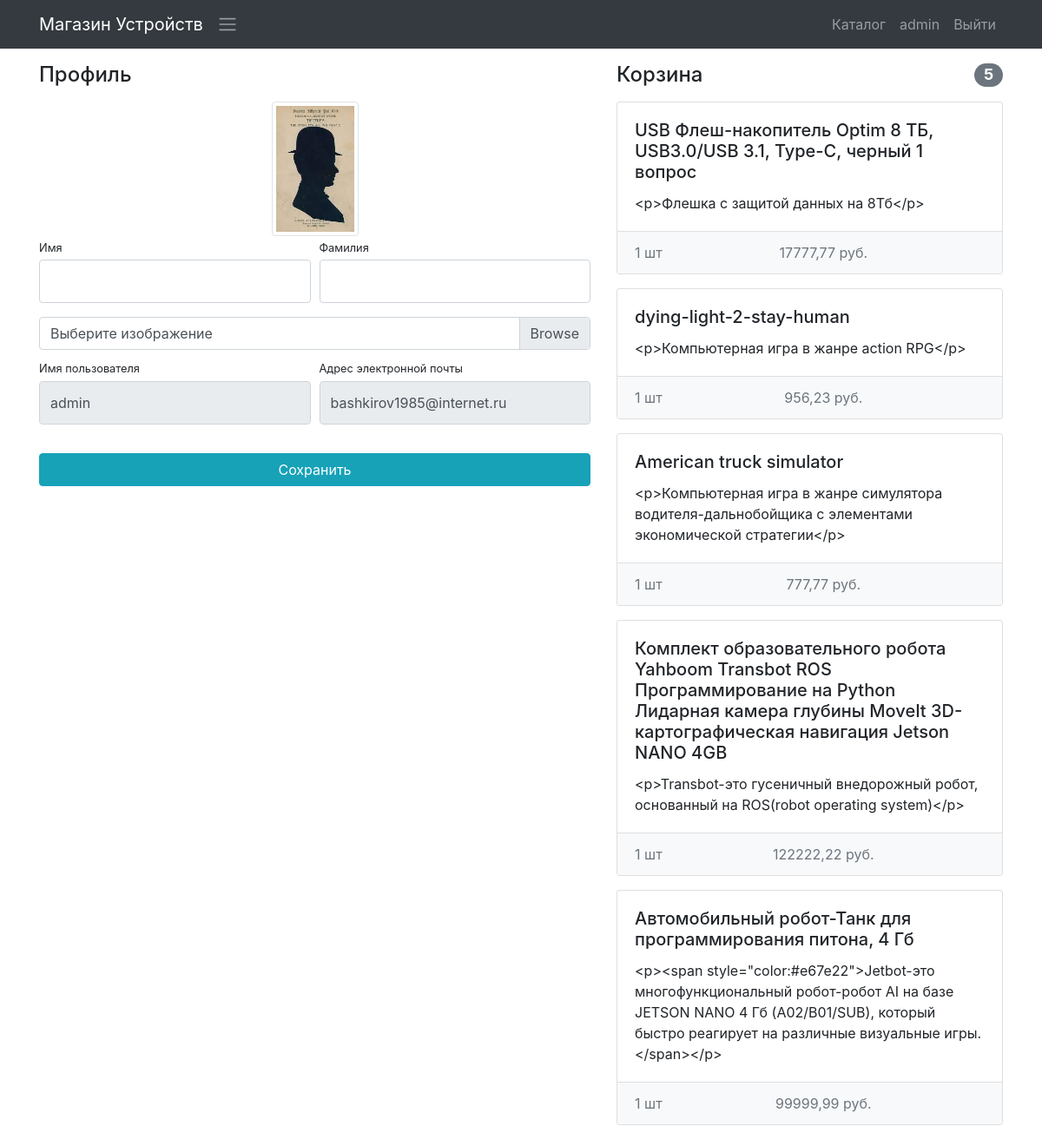
/users/profile/ (signed in), run on the app's committed database.
### users/models.py (models this page shows)
class User(AbstractUser):
    image = models.ImageField(upload_to='images_of_users_of_devices_shop', blank=True)

### products/models.py (models this page shows, shortened)
class Basket(models.Model):
    user = models.ForeignKey(User, on_delete=models.CASCADE)
    product = models.ForeignKey(Product, on_delete=models.CASCADE)
    quantity = models.PositiveIntegerField(default=0)
    create_database = models.DateTimeField(auto_now_add=True)
    def sum(self):
        return self.quantity * self.product.price
    class Meta:
        verbose_name = 'Товар в корзину'
        verbose_name_plural = 'Корзина'

class Product(models.Model):
    name = models.CharField(max_length=300, verbose_name="Название")
    slug = models.SlugField(max_length=255, unique=True, db_index=True, verbose_name="URL")
    image = models.ImageField(upload_to='device_image/%Y', blank=True, verbose_name='Фото')
    description = models.TextField(max_length=1000, verbose_name='Описание')
    short_description = models.CharField(max_length=300, blank=True, verbose_name="Краткое описание")
    price = models.DecimalField(max_digits=10, decimal_places=2, default=0, verbose_name="Цена")
    quantity = models.IntegerField(default=0, verbose_name="Количество")
    time = models.DateTimeField(auto_now_add=True, verbose_name="Дата")
    time_update = models.DateTimeField(auto_now=True, verbose_name="Дата обновления")
    category = models.ForeignKey(ProductCategory, on_delete=models.CASCADE, verbose_name="Категория")
    class Meta:
        verbose_name = 'Товар'
        verbose_name_plural = 'Товары'
        ordering = ['-time']

### users/views.py (the view)
# urls.py: path('profile/', views.profile, name='profile'),
@login_required(login_url='/users/login')
def profile(request):
    user = request.user
    if request.method == "POST":
        form = UserProfileForm(
            data=request.POST,
            files=request.FILES,
            instance=user)
        if form.is_valid():
            form.save()
            return redirect('profile')
    else:
        form = UserProfileForm(instance=user)
    baskets = Basket.objects.filter(user=user)
    total_quantity = sum(basket.quantity for basket in baskets)
    total_sum = sum(basket.sum() for basket in baskets)
    context = {
        'form': form,
        'baskets': Basket.objects.filter(user=user),
        'total_quantity': total_quantity,
        'total_sum': total_sum,
    }
    return render(request, 'users/profile.html', context)

### users/forms.py
class UserProfileForm(UserChangeForm):
    username = forms.CharField(widget=forms.TextInput(attrs={'readonly': True}))
    email = forms.CharField(widget=forms.EmailInput(attrs={'readonly': True}))
    image = forms.ImageField(widget=forms.FileInput(), required=False)
    def __init__(self, *args, **kwargs):
        super(UserProfileForm, self).__init__(*args, **kwargs)
        for field in self.fields.values():
            field.widget.attrs["class"] = "form-control py-4"
        self.fields['image'].widget.attrs['class'] = 'custom-file-input'
    class Meta:
        model = User
        fields = ('username', 'email', 'first_name', 'last_name', 'image')

### templates/users/profile.html (shortened to what this page needs)
{% extends 'base.html' %}
{% load static %}
{% block css %}<link href="{% static 'css/profile.css' %}" rel="stylesheet">{% endblock %}
{% block content %}
<div class="container">
    <div class="row">
        <div class="col-lg-7">
            <h4 class="mt-3 mb-3">Профиль</h4>
            <div class="col-lg-12 text-center">
                <img width="100" height="100"
                     src="{% if user.image %} {{ user.image.url }} {% else %} {% static 'img/users/default.png' %} {% endif %}"
                     class="img-thumbnail">
            </div>
            <form action="{% url 'profile' %}" method="post" enctype="multipart/form-data">
                <div class="form-row">
                    <div class="col-lg-6">
                        <div class="form-group">
                            <label class="small mb-1"
                                   for="{{ form.first_name.id_for_label }}">
                                Имя</label>
                            {{ form.first_name }}
                        </div>
                    </div>
                    <div class="col-lg-6">
                        <div class="form-group">
                            <label class="small mb-1" for="{{ form.last_name.id_for_label }}">Фамилия</label>
                            {{ form.last_name }}
                        </div>
                    </div>
                </div>
                <div class="form-row mb-2">
                    <div class="col-lg-12">
                        <div class="custom-file">
                            <label class="custom-file-label" for="{{ form.image.id_for_label  }}">Выберите изображение</label>
                        </div>
                    </div>
                </div>
                <div class="form-row">
                    <div class="col-lg-6">
                        <label class="small mb-1" for="{{ form.username.id_for_label }}">Имя пользователя</label>
                        {{ form.username }}
                    </div>
                    <div class="col-lg-6">
                        <label class="small mb-1" for="{{ form.email.id_for_label }}">Адрес электронной
                            почты</label>
                        {{ form.email }}
                    </div>
                </div>
                <div class="form-row">
                    <div class="col-lg-12" style="margin-top: 33px;">
                        <input class="btn btn-info btn-block" type="submit" value="Сохранить">
                    </div>
                </div>
            </form>
        </div>
        {% include 'products/basket.html' %}
    </div>
</div>
{% endblock %}

### templates/base.html (shortened to what this page needs)
{% load static %}
<!DOCTYPE html>
<html lang="en">
<head>
    <link href="{% static 'vendor/bootstrap/css/bootstrap.min.css' %}" rel="stylesheet">
    {% block css %}{% endblock %}
</head>
<body>
<nav class="navbar navbar-expand-lg navbar-dark bg-dark fixed-top">
    <div class="container">
        <a class="navbar-brand" href="{% url 'index' %}">Магазин Устройств</a>
            <span class="navbar-toggler-icon"></span>
        <div class="collapse navbar-collapse" id="navbarResponsive">
            <ul class="navbar-nav ml-auto">
                <li class="nav-item">
                    <a class="nav-link" href="{% url 'products' %}">Каталог  </a>
                </li>
                {% if user.is_authenticated %}
                <li class="nav-item">
                    <a class="nav-link" href="{% url 'profile' %}" >{{ user.username }}
                    </a>
                </li>
                <li class="nav-item">
                    <a class="nav-link" href="{% url 'logout' %}">Выйти </a>
                </li>
                {% else %}
                <li class="nav-item">
                    <a class="nav-link" href="{% url 'login' %}">Войти <i class="fas fa-sign-in-alt"></i></a>
                </li>
                {% endif %}
            </ul>
        </div>
    </div>
</nav>
{% block content %}
{% endblock %}
</body>
</html>

### templates/products/basket.html (shortened to what this page needs)
{% if baskets %}
<div class="col-lg-5">
            <h4 class="mt-3 mb-3 d-flex justify-content-between align-items-center mb-3">
                Корзина
                <span class="badge badge-secondary badge-pill">
                    {{ total_quantity }}
                </span>
            </h4>
            {% for basket in baskets %}
            <div class="card mb-3">
                <div class="card-body">
                    <h5 class="card-title">{{ basket.product.name }}</h5>
                    <p class="card-text">{{ basket.product.short_description }}</p>
                </div>
                <ul class="list-group list-group-flush">
                    <li class="list-group-item d-flex justify-content-between lh-condensed bg-light">
                        <span class="text-muted">{{ basket.quantity }} шт</span>
                        <span class="text-muted">{{ basket.sum }} руб.</span>
                    </li>
                </ul>
            </div>
            {% endfor %}
{% else %}
    <div class="col-lg-5">
        <h4 class="mt-3 mb-3 text-center">
            Корзина пуста
        </h4>
    </div>
{% endif %}

### products/static/css/profile.css (style rules this page uses)
body { padding-top: 56px; }

### data on the page
User: username "admin", image (picture), email "bashkirov1985@internet.ru"
Basket: product.name "USB Флеш-накопитель Optim 8 ТБ, USB3.0/USB 3.1, Type-C, черный 1 вопрос", product.short_description "<p>Флешка с защитой данных на 8Тб</p>", quantity "1", sum "17777,77"
Basket: product.name "dying-light-2-stay-human", product.short_description "<p>Компьютерная игра в жанре action RPG</p>", quantity "1", sum "956,23"
Basket: product.name "American truck simulator", product.short_description "<p>Компьютерная игра в жанре симулятора водителя-дальнобойщика с элементами экономической стратегии</p>", quantity "1", sum "777,77"
Basket: product.name "Комплект образовательного робота Yahboom Transbot ROS Программирование на Python Лидарная камера глубины MoveIt 3D-картографическая навигация Jetson NANO 4GB", product.short_description "<p>Transbot-это гусеничный внедорожный робот, основанный на ROS(robot operating system)</p>", quantity "1", sum "122222,22"
Basket: product.name "Автомобильный робот-Танк для программирования питона, 4 Гб", product.short_description "<p><span style=\"color:#e67e22\">Jetbot-это многофункциональный робот-робот AI на базе JETSON NANO 4 Гб (A02/B01/SUB), который быстро реагирует на различные визуальные игры.</span></p>", quantity "1", sum "99999,99"

### other printed values
{{ total_quantity }} "5"
